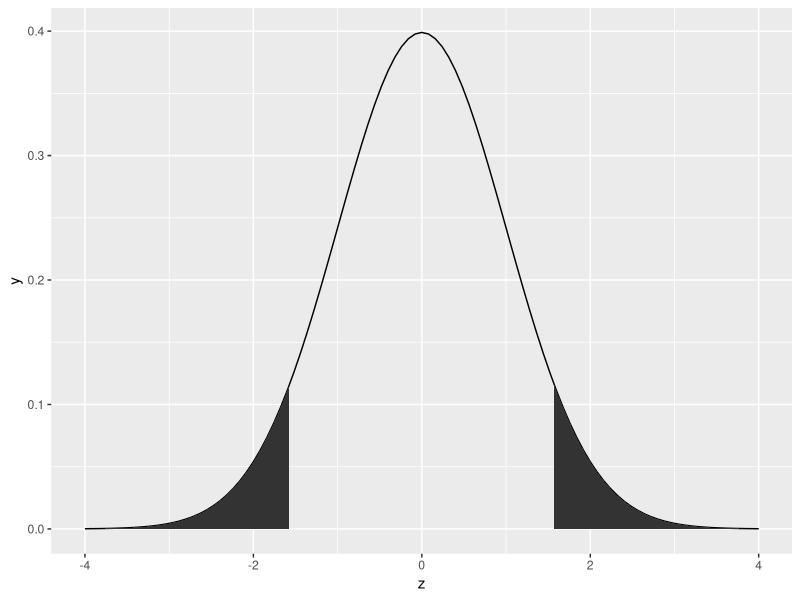

Write R code to recreate this figure.
library(tidyverse)

n <- 49
sample_mean <- 6.25
sample_var <- 12
sample_sd <- sample_var %>% sqrt()

# H0 is data drawn from N(4,10^2)
# HA is data drawn from N(mew, 10^2), where mew =/=4

null_mean <- 4
null_var <- 10

standard_error <- sample_sd / sqrt(n)
z_score <- (sample_mean - null_mean)/(null_var/sqrt(n))
p <- pnorm(-z_score, lower.tail=TRUE) + pnorm(z_score, lower.tail=FALSE)

tibble(z=seq(from=-4,to=4,by=0.1)) %>%
  ggplot(aes(x=z)) +
  stat_function(fun=dnorm) +
  stat_function(fun=dnorm, 
                xlim=c(-4, -z_score),
                geom = "area") +
  stat_function(fun=dnorm, 
                xlim=c(z_score, 4),
                geom = "area")
